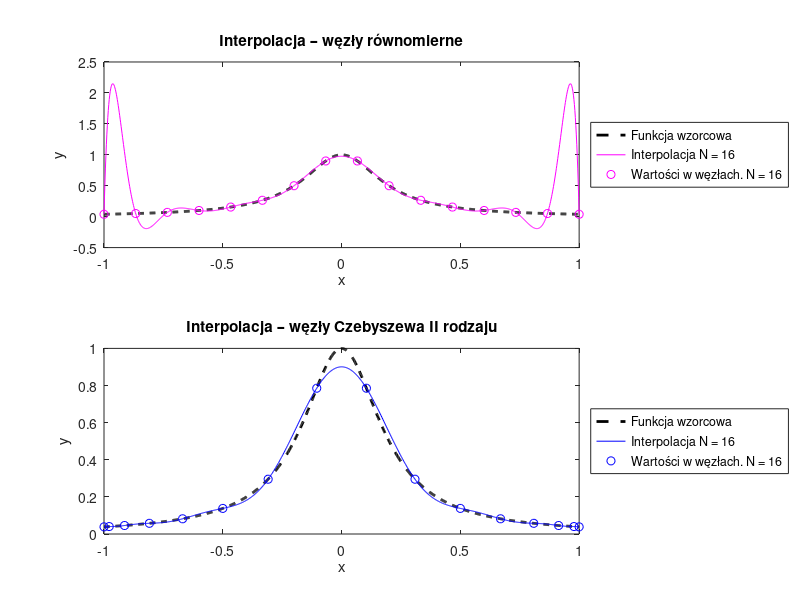

The MATLAB script that drew this image:
function [N, x_uniform, y_fine_uniform, x_chebyshev, y_fine_chebyshev] = ...
        compare_uniform_vs_chebyshev()
% Funkcja ilustruje porównanie działania interpolacji wielomianowej funkcji
% Rungego wyznaczonej dla a) węzłów rozmieszczonych równomiernie,
% b) węzłów Czebyszewa.
% N - liczba węzłów interpolacji wynosi z przedziału [12,20].
% Funkcja zwraca następujące wektory wierszowe:
% x_uniform - węzły interpolacji rozmieszczone równomiernie
% y_fine_uniform - interpolacja wielomianowa wyznaczona dla
%   równomiernie rozmieszczonych węzłów interpolacji
% x_chebyshev - węzły Czebyszewa
% y_fine_chebyshev - interpolacja wielomianowa wyznaczona dla węzłów Czebyszewa
%
% Oznaczonie TODO wskazuje fragmenty kodu wymagające zmian.

N = 16; % liczba węzłów interpolacji (z przedziału [12, 20])

    % Gęsta siatka punktów do testowania interpolacji
    x_fine = linspace(-1, 1, 1000);

    % Funkcja Rungego
    runge_function = @(x) 1 ./ (1 + 25 * x.^2);
    y_fine_reference = runge_function(x_fine);

    % 1. Równomierne węzły
    x_uniform = linspace(-1, 1, N);
    y_uniform = runge_function(x_uniform);
    V_uniform = get_vandermonde_matrix(x_uniform);
    coeff_uniform = V_uniform \ y_uniform'; % rozwiązywanie układu równań liniowych
    coeff_uniform = coeff_uniform(end:-1:1); % dostosowanie do polyval
    y_fine_uniform = polyval(coeff_uniform, x_fine);

    % 2. Węzły Czebyszewa II rodzaju
    x_chebyshev = get_chebyshev_nodes(N);
    y_chebyshev = runge_function(x_chebyshev);
    V_chebyshev = get_vandermonde_matrix(x_chebyshev);
    coeff_chebyshev = V_chebyshev \ y_chebyshev'; % współczynniki wielomianu
    coeff_chebyshev = coeff_chebyshev(end:-1:1);  % dostosowanie do polyval
    y_fine_chebyshev = polyval(coeff_chebyshev, x_fine);

    % 3. Wykresy
    subplot(2,1,1);
    plot(x_fine, y_fine_reference, 'k--', 'LineWidth', 2, 'DisplayName', 'Funkcja wzorcowa');
    hold on;
    plot(x_fine, y_fine_uniform, 'm', 'DisplayName', ['Interpolacja N = ', num2str(N)]);
    plot(x_uniform, y_uniform, 'mo', 'DisplayName', ['Wartości w węzłach. N = ', num2str(N)]);
    hold off;
    legend show;
    legend('Location', 'eastoutside');
    xlabel('x');
    ylabel('y');
    title('Interpolacja – węzły równomierne');

    subplot(2,1,2);
    plot(x_fine, y_fine_reference, 'k--', 'LineWidth', 2, 'DisplayName', 'Funkcja wzorcowa');
    hold on;
    plot(x_fine, y_fine_chebyshev, 'b', 'DisplayName', ['Interpolacja N = ', num2str(N)]);
    plot(x_chebyshev, y_chebyshev, 'bo', 'DisplayName', ['Wartości w węzłach. N = ', num2str(N)]);
    hold off;
    legend show;
    legend('Location', 'eastoutside');
    xlabel('x');
    ylabel('y');
    title('Interpolacja – węzły Czebyszewa II rodzaju');

    % Zapis wykresu
    saveas(gcf, 'zadanie2.png');
end

function x = get_chebyshev_nodes(N)
    % Węzły Czebyszewa II rodzaju wyznaczone w przedziale [-1, 1]
    k = 0:N-1;
    x = cos(pi * k / (N - 1));
end

function V = get_vandermonde_matrix(x)
    % Buduje macierz Vandermonde’a dla wektora węzłów x
    N = length(x);
    V = zeros(N);
    for i = 1:N
        V(:, i) = x.^(i-1);
    end
end
